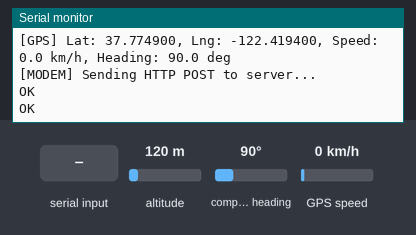
The sketch below on a simulated ESP32. On the bench: the last lines printed to the serial monitor. The test bench sets the inputs (shaded band); at power-on: compass heading 90°, GPS speed 0 km/h, altitude 120 m. The GPS gets a fix after 3 s at 37.7749, -122.4194 with 8 satellites; the modem accepts every AT command (registered, SIM ready, sends succeed) and sends nothing else.

Above: at 10.2 s.
10.3 s: "1" received over the second serial link
At 10.9 s:
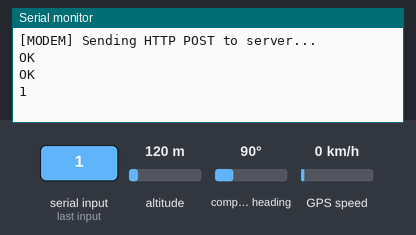
14.5 s: compass heading set to 7°
At 15.5 s:
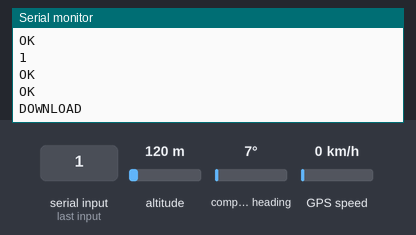
16.0 s: GPS speed set to 2 km/h
17.5 s: "0" received over the second serial link
At 18.0 s:
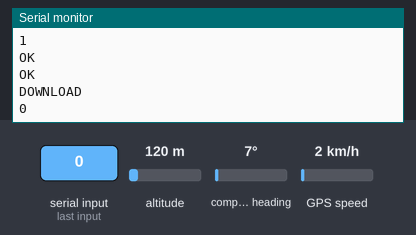
19.0 s: compass heading set to 90°
At 20.2 s:
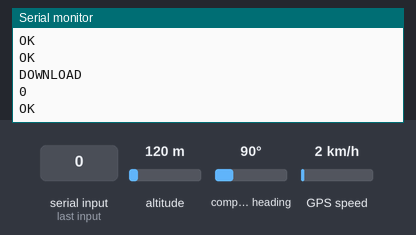

The sketch:

esp32_gps_tracker.ino
```cpp
/*
  Bus Tracker - Embedded GPS Firmware for ESP32 + SIM7600 4G LTE + u-blox GPS

  Reads NMEA sentences from u-blox GPS (UART 2), formats JSON payload,
  and posts real-time coordinates to the Bus Tracker server over 4G LTE.
*/

#include <HardwareSerial.h>
#include <TinyGPSPlus.h>

// Configuration
const char* SERVER_URL = "https://your-bus-tracker.onrender.com/update-location";
const char* GPS_API_KEY = "your_secure_gps_api_key_here";
const char* BUS_ID = "BUS-42";
const char* ROUTE_ID = "route-42";
const unsigned long UPDATE_INTERVAL_MS = 3000; // 3 seconds

// Pin definitions
#define GPS_RX_PIN 16
#define GPS_TX_PIN 17
#define MODEM_RX_PIN 26
#define MODEM_TX_PIN 27

HardwareSerial gpsSerial(2);
HardwareSerial modemSerial(1);
TinyGPSPlus gps;

unsigned long lastUpdateMs = 0;

void setup() {
  Serial.begin(115200);
  gpsSerial.begin(9600, SERIAL_8N1, GPS_RX_PIN, GPS_TX_PIN);
  modemSerial.begin(115200, SERIAL_8N1, MODEM_RX_PIN, MODEM_TX_PIN);

  Serial.println(F("[INIT] ESP32 Bus Tracker initializing..."));
  delay(3000);

  // Initialize LTE Modem AT commands
  sendModemCommand("AT", 1000);
  sendModemCommand("ATE0", 1000); // Echo off
  sendModemCommand("AT+CPIN?", 1000); // Check SIM status
  sendModemCommand("AT+CREG?", 1000); // Check network registration
  sendModemCommand("AT+HTTPINIT", 2000); // Initialize HTTP service

  Serial.println(F("[READY] Waiting for GPS satellite lock..."));
}

void loop() {
  // Feed incoming GPS data to TinyGPS parser
  while (gpsSerial.available() > 0) {
    gps.encode(gpsSerial.read());
  }

  // Periodic transmission
  if (millis() - lastUpdateMs >= UPDATE_INTERVAL_MS) {
    lastUpdateMs = millis();

    if (gps.location.isValid() && gps.location.age() < 2000) {
      double lat = gps.location.lat();
      double lng = gps.location.lng();
      double speedKmH = gps.speed.kmph();
      double headingDeg = gps.course.deg();
      double hdop = gps.hdop.hdop();
      double accuracyM = hdop * 3.5; // Approximate horizontal accuracy in meters

      Serial.printf("[GPS] Lat: %.6f, Lng: %.6f, Speed: %.1f km/h, Heading: %.1f deg\n",
                    lat, lng, speedKmH, headingDeg);

      transmitTelemetry(lat, lng, accuracyM, speedKmH, headingDeg);
    } else {
      Serial.println(F("[GPS] Searching for satellites (no valid fix yet)..."));
    }
  }
}

void transmitTelemetry(double lat, double lng, double accuracy, double speed, double heading) {
  // Construct JSON
  char jsonBuffer[256];
  snprintf(jsonBuffer, sizeof(jsonBuffer),
           "{\"lat\":%.6f,\"lng\":%.6f,\"accuracy\":%.1f,\"speed\":%.1f,\"heading\":%.1f,\"busId\":\"%s\",\"routeId\":\"%s\",\"source\":\"hardware\"}",
           lat, lng, accuracy, speed, heading, BUS_ID, ROUTE_ID);

  Serial.println(F("[MODEM] Sending HTTP POST to server..."));

  sendModemCommand("AT+HTTPPARA=\"CID\",1", 1000);

  char urlCmd[128];
  snprintf(urlCmd, sizeof(urlCmd), "AT+HTTPPARA=\"URL\",\"%s\"", SERVER_URL);
  sendModemCommand(urlCmd, 1000);

  sendModemCommand("AT+HTTPPARA=\"CONTENT\",\"application/json\"", 1000);

  // Set API Key header
  char headerCmd[128];
  snprintf(headerCmd, sizeof(headerCmd), "AT+HTTPPARA=\"USERDATA\",\"X-API-KEY: %s\"", GPS_API_KEY);
  sendModemCommand(headerCmd, 1000);

  // Write payload
  char dataCmd[64];
  snprintf(dataCmd, sizeof(dataCmd), "AT+HTTPDATA=%d,5000", strlen(jsonBuffer));
  sendModemCommand(dataCmd, 1000);
  modemSerial.print(jsonBuffer);
  delay(1000);

  // Execute POST (action 1 = POST)
  sendModemCommand("AT+HTTPACTION=1", 4000);

  // Read response
  sendModemCommand("AT+HTTPREAD", 2000);
}

void sendModemCommand(const char* cmd, unsigned long timeoutMs) {
  modemSerial.println(cmd);
  unsigned long start = millis();
  while (millis() - start < timeoutMs) {
    while (modemSerial.available()) {
      char c = modemSerial.read();
      Serial.write(c);
    }
  }
}
```

Measured:
- after the input at 10.3 s, the serial monitor: prints a new line at once (image 1)
- after the input at 17.5 s, the serial monitor: prints a new line at once (image 3)
